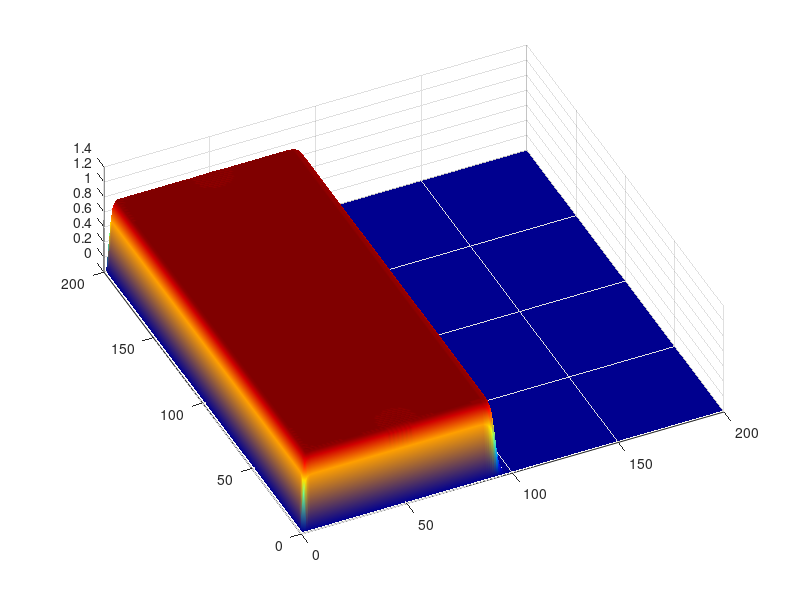

Write MATLAB code to recreate this figure.
% Solve: u_t=D*(u_{xx}+u_{yy})+gamma*q(u) where q(u)='u.*(1-u)';
%
% The solution of this PDE is obtained by the finite difference
% method, assuming dx=dy=dt=1 as desribed in _An Introduction to Computational
% Engineering With Matlab by Xin-She Yang.

% ----------------------------------------------------
function kpp(n)
% Default the domain size n by n
if nargin<1, n=200; end

% Initialize parameters
% ---- time=100, D=0.2; gamma=0.5; -------------------

time=100; D=0.2; gamma=0.5;

% ---- Initial values for u --------------
% Non-zero on a compact set
%  u=zeros(n);  grad=u*0;
%  u(n/2, n/2) = 1E-5;

% Random
% u=rand(n);   grad=u*0;

% Uniformly 1
% u=ones(n);     grad=u*0;

% Nonzero on a strip
% u = [zeros(n, 90) 0.9*ones(n, 20) zeros(n, 90)];
% grad = u*0;
u=[ones(n, n/4), zeros(n, 3*n/4)];
grad = u*0;

% Vectorization/index for u(i,j) and the loop --------
I = 2:n-1; J = 2:n-1;

for step=1:time,
% Laplace gradient of the equation
 grad(I,J)= u(I,J-1)+u(I,J+1)+u(I-1,J)+u(I+1,J);
 u =(1-4*D)*u+D*grad+gamma*u.*(1-u);
 pcolor(u);  shading interp;
 colorbar; colormap hsv;
 drawnow;
end

surf(u);
shading interp; colormap jet;
view([-25 70]);
